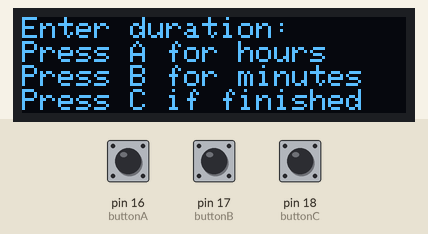
Simulated run of this sketch. Board: Arduino Uno, built with avr-gcc and run on an emulated ATmega328P. Parts: 128×32 one-colour display. The test bench sets the inputs (shaded band); at power-on: pin 16 (buttonA) HIGH, pin 17 (buttonB) HIGH, pin 18 (buttonC) HIGH. The display library's start-up logo is not drawn; what the sketch prints to the serial monitor is not drawn.

Above: at 3.2 s.
3.3 s: pin 16 (buttonA) pulled LOW for 0.15 s
At 4.3 s:
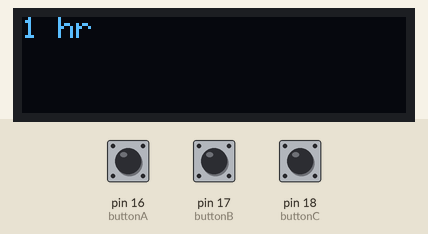
4.9 s: pin 17 (buttonB) pulled LOW for 0.15 s
At 5.9 s:
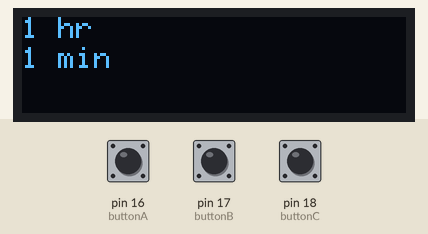
6.5 s: pin 18 (buttonC) pulled LOW for 0.15 s
At 7.5 s:
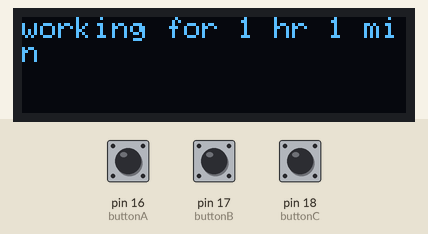
9.6 s: pin 17 (buttonB) pulled LOW for 1 s
At 11.2 s:
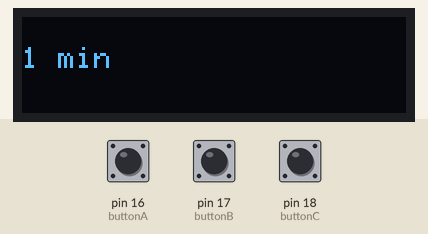
12.1 s: pin 18 (buttonC) pulled LOW for 1 s
At 13.1 s:
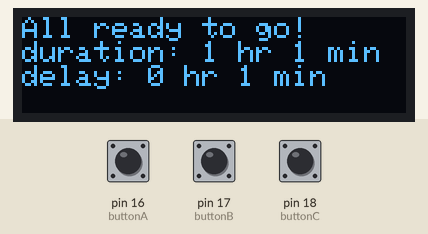
14.6 s: pin 17 (buttonB) pulled LOW for 0.15 s
At 15.7 s:
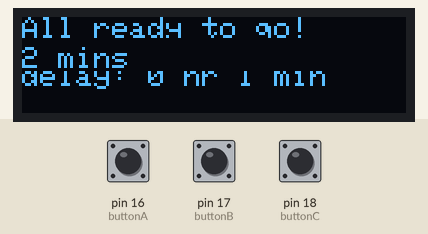
Timing chart, 0 to 17.2 s (numbered marks = the images above; inputs shaded):
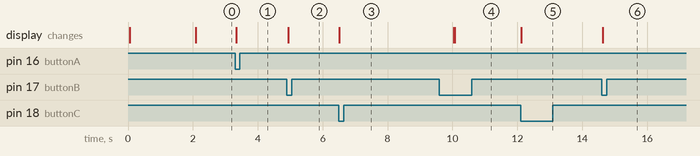

Measured:
- after the input at 3.3 s, the display: changes at once (image 1)
- after the input at 4.9 s, the display: changes at once (image 2)
- after the input at 6.5 s, the display: changes at once (image 3)
- after the input at 9.6 s, the display: first differs from a run without the input after 0.48 s (image 4)
- after the input at 12.1 s, the display: changes at once (image 5)
- after the input at 14.6 s, the display: changes at once (image 6)

The sketch:

driveroled2.ino
```cpp
// Minnie Yoo, 4/9/19
// driveroled.ino
// This is the integration of OLED (oledworks3.ino) and Stepperdriver (simple.ino) files
//////////////////////////////////////////TODO///////////////////////////////////////////
//
// 2. while it is waiting (during the delay time), make green LED go off
// 3. fully integrate OLED
/////////////////////////////////////////////////////////////////////////////////////////
// Steppermotor that runs for 12 hours
// delay(1+774)=delay(775) milliseconds * 56000 iterations = 12 hours
// In order to run for:
// 	12 hours: delay(774);
// 	24 hours: delay(1547);
// pin 5: Direction (Low is in, High is out)
// 	- Direction relative to the front of motor (Low is counter-clockwise, High is clockwise)
// pin 9: Step (Low is don't step, High is step)
// ----------------------------------------------------------
// TRQ	TR1 	current
// High	High	25%
// Low	High	50%
// High	Low	75%
// Low	Low	100%
// ----------------------------------------------------------
// pin 6: TRQ
// pin 12: TR1
// Adalogger pin #8 green LED
// Adalogger pin #13 red LED
////////////////////////////////////////////////////////////////////////////////////////
// pinouts:
// pin 5: direction pin
// pin 6: TRQ
// pin 8: green LED pin
// pin 9: step pin
// pin 12: TR1
// pin 13: red LED pin
// pin 15: M1
// pin 16: buttonA
// pin 17: buttonB
// pin 18: buttonC
// pin 19: M0
// pin 20: SDA
// pin 21: SCL
///////////////////////////////////////////////////////////////////////////////////////
#include <SPI.h>
#include <Wire.h>
#include <Adafruit_SSD1306.h>

Adafruit_SSD1306 display = Adafruit_SSD1306(128, 32, &Wire);

  #define buttonA 16
  #define buttonB 17
  #define buttonC 18

// variables for counters
int countA = 0;
int countB = 0;
int countC = 0;
int firstA = 0; // countA will be stored in here so countA can be used again
int firstB = 0; // countB will be stored in here so countB can be used again

int buttonStateA = 0;
int buttonStateB = 0;
int buttonStateC = 0;
int lastButtonStateA = 0;
int lastButtonStateB = 0;
int lastButtonStateC = 0;

void printTime(int hr, int mins) {
  if (hr >= 0) { // can't be 0 because it passes 0 if there is none for now
    display.print(hr);
    if ((hr == 1) || (hr == 0)) {
        display.print(" hr ");
      }
    else
        display.print(" hrs ");
  }
  if (mins >= 0) { // can't be 0 because it passes 0 if there is none for now
    display.print(mins);
    if ((mins == 1) || (mins == 0)) {
        display.println(" min");
      }
    else
        display.println(" mins");
  }
}

int convert(int hr, int mins) {
  int milli = 60000*(hr*60+mins);
  return milli;
}

// blink out an error code with red LED
void error(uint8_t errno) {
  while(1) {
    uint8_t i;
    for (i=0; i<errno; i++) {
      digitalWrite(13, HIGH);
      delay(100);
      digitalWrite(13, LOW);
      delay(100);
    }
    for (i=errno; i<10; i++) {
      delay(200);
    }
  }
}

void setup() {
  Serial.begin(9600);
  // initialize the button pin as an input
  //////////// OLED /////////////
  pinMode(buttonA, INPUT_PULLUP);
  pinMode(buttonB, INPUT_PULLUP);
  pinMode(buttonC, INPUT_PULLUP);

  display.begin(SSD1306_SWITCHCAPVCC, 0x3c); // Address 0x3c for 128x32
  display.display(); // buffer splash screen
  display.clearDisplay();

  display.setTextSize(1);
  display.setTextColor(WHITE);
  display.setCursor(0,0);
  display.print("Welcome to WATERSAMPLER");
  display.setCursor(0,0);
  display.display();
  delay(2000);
  display.clearDisplay();

  display.println("Enter duration: ");
  display.println("Press A for hours");
  display.println("Press B for minutes");
  display.print("Press C if finished");
  display.setTextSize(0.8);
  display.display();
/*
  ////////// NOW FOR STEPPERMOTOR //////////
  //int init_delay = 1800000; // 1800000 milliseconds = 30 minutes
  int init_delay = 1000;
  int i;
  pinMode(8, OUTPUT);
  digitalWrite(8, HIGH);

  digitalWrite(15, LOW);
  digitalWrite(19, LOW);

  for (i=0; i<init_delay/1000; i++) {
  digitalWrite(8, HIGH);
  delay(500);
  digitalWrite(8,LOW);
  delay(500);
  }
  digitalWrite(5, LOW);
  //digitalWrite(5, HIGH);

  for (i=0; i<30000; i++) {
    // make current 100%
    digitalWrite(6, LOW);
    digitalWrite(12, LOW);
    // step once
    digitalWrite(9, HIGH);
    delay(1);
    digitalWrite(9, LOW);
    // make current 25%
    digitalWrite(6, HIGH);
    digitalWrite(12, HIGH);
    // delay
    delay(774);
    digitalWrite(8, HIGH);
    delay(500);
    digitalWrite(8, LOW);
}

// Second for loop is needed if more than ~ 36000 iterations (maxes out the arduino's memory)
*/
}

void loop() {
  if ((countA == 0) && (countB == 0)) {
    display.clearDisplay();
  }
  // read the pushbutton input pin:
  buttonStateA = digitalRead(buttonA);
  buttonStateB = digitalRead(buttonB);
  buttonStateC = digitalRead(buttonC);

  //display.clearDisplay();
  // compare the buttonState to its previous state
  if (buttonStateA != lastButtonStateA) {
    // if the state has changed, increment the counter
    if (buttonStateA == LOW) {
      // if the current state is LOW then the button was pressed
      // delete line by drawing black pixels over it
      for (int a=0; a <127; a++) {
        for (int b=0; b<=6; b++) {
          display.drawPixel(a,b,BLACK);
        }
      }
      Serial.println("black");


      // done deleting
      countA++;
      // this is when you want to go back to 0 for- ex) when you input wrong number
      if (countA == 25) {
        countA = 0;
      }
      Serial.print(countA);
      Serial.println(" hours");
      display.setTextColor(WHITE); // set it back to white to write
      display.setCursor(0,0);
      //display.clearDisplay();

      printTime(countA, -1);
      display.display();

    }
  }

  if (buttonStateB != lastButtonStateB) {
    if (buttonStateB == LOW) {
      // delete line by drawing black pixel over it
      for (int c=0; c <127; c++) {
        for (int d=0; d<=10; d++) {
          display.drawPixel(c,(d+7),BLACK);
        }
      }
      Serial.println("black");
      //display.print(buttonPushCounterA);
      //display.print(" hours");
      // done deleting
      countB++;
      // this is when you want to go back to 0 for- ex) when you input wrong number
      if (countB == 60) {
        countB = 0;
      }
      Serial.print(countB);
      Serial.println(" minutes");
      display.setTextColor(WHITE); // set text back to white to write
      display.setCursor(0,10);
      //display.clearDisplay();
      printTime(-1, countB);
      display.display();

    }
  }

  // this is when the user is finished
  // program delay!!
  if (buttonStateC != lastButtonStateC) {
    if (buttonStateC == LOW) {
       if (countC != 0) {
      display.clearDisplay();
      display.setCursor(0,0);
      display.println("All ready to go!");
      display.print("duration: ");
      printTime(firstA, firstB);
      display.print("delay: ");
      printTime(countA, countB);
      display.display();

    }
      else {
      // display for user
      display.clearDisplay();
      display.setCursor(0,0);
      display.print("working for ");
      printTime(countA, countB);
      display.display();
      delay(3500);

      firstA = countA;
      firstB = countB;
      // refresh countA and countB
      countA = 0;
      countB = 0;

      // buffer interface
      display.clearDisplay();
      display.setCursor(0,0);
      display.println("Enter initial delay: ");
      display.println("Press A for hours");
      display.println("Press B for minutes");
      display.print("Press C if finished");
      display.setTextSize(0.8);
      display.display();
      }

      countC++;

      if (countC == 2) {

      }
    }
  }

  // save the current state as the last state,
  //for next time through the loop
  lastButtonStateA = buttonStateA;
  lastButtonStateB = buttonStateB;
  lastButtonStateC = buttonStateC;


}
```
